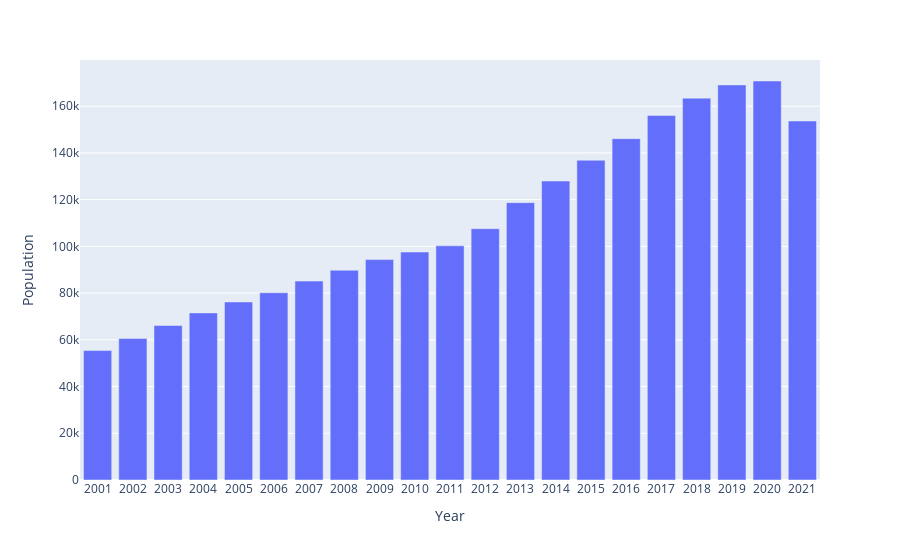

Notebook code for this chart:
### Code cell
fig = px.bar(total_pop, x="Year", y="Population")
fig.show()

### Figure 1 — Plotly figure (JSON) as saved in the notebook; plotly's stock layout.template omitted (floating-point values rounded to 4 significant figures)
{"data": [{"hovertemplate": "Year=%{x}<br>Population=%{y}<extra></extra>", "legendgroup": "", "marker": {"color": "#636efa", "pattern": {"shape": ""}}, "name": "", "orientation": "v", "showlegend": false, "textposition": "auto", "type": "bar", "x": ["2001", "2002", "2003", "2004", "2005", "2006", "2007", "2008", "2009", "2010", "2011", "2012", "2013", "2014", "2015", "2016", "2017", "2018", "2019", "2020", "2021"], "xaxis": "x", "y": [55399, 60592, 66149, 71532, 76197, 80154, 85141, 89792, 94330, 97578, 100228, 107573, 118707, 127975, 136873, 146099, 155992, 163449, 169106, 170785, 153655], "yaxis": "y"}], "layout": {"barmode": "relative", "legend": {"tracegroupgap": 0}, "margin": {"t": 60}, "xaxis": {"anchor": "y", "domain": [0, 1], "title": {"text": "Year"}}, "yaxis": {"anchor": "x", "domain": [0, 1], "title": {"text": "Population"}}}}
